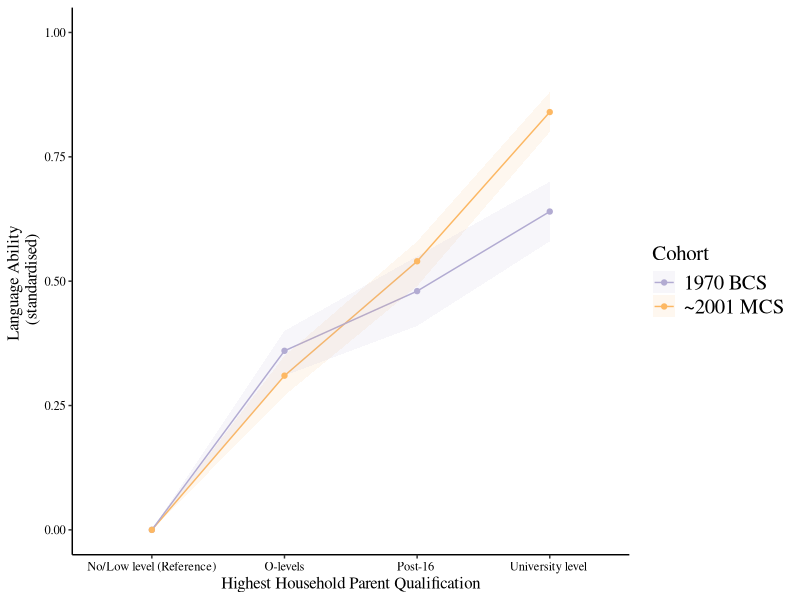
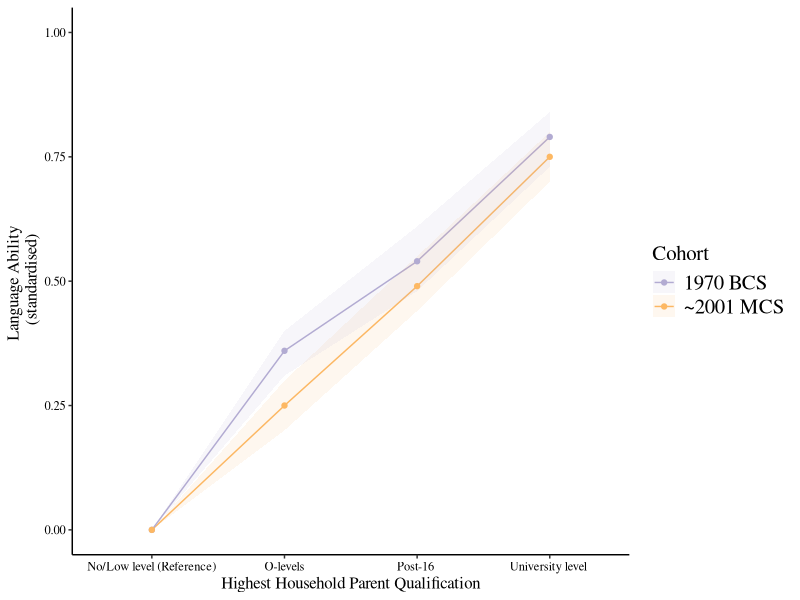
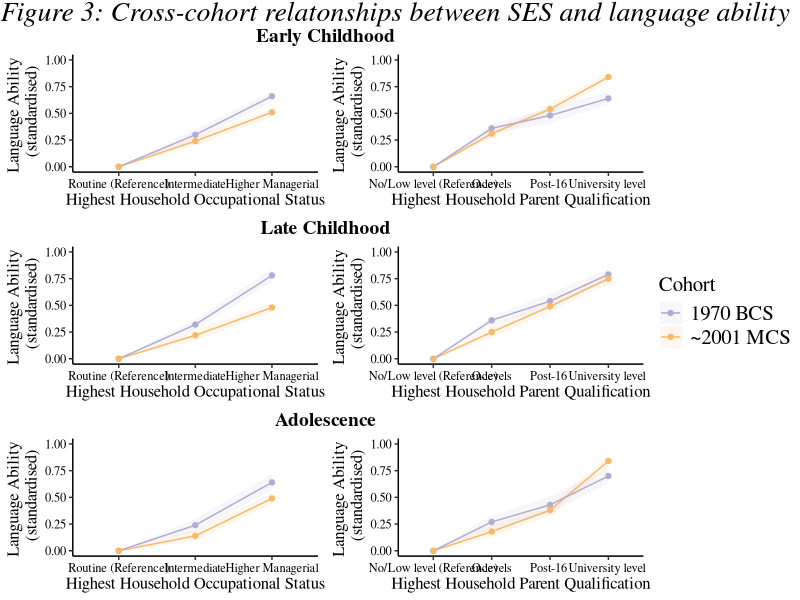

These charts were generated, in order, by the following R code:
#cross cohort plots for each age.
library(ggplot2)
library(ggpubr)
#education

#age 5
education_age5 <- data.frame(
  educational_attainment = factor(c("No/Low level (Reference)", "O-levels", "Post-16 ", "University level "), 
                                  levels=c("No/Low level (Reference)", "O-levels", "Post-16 ", "University level ")),
  language = c(0,  0.36, 0.48, 0.64,
               0,   0.31, 0.54, 0.84
  ),
  lower_ci_education = c( 0, 0.31, 0.41, 0.58, 
                          0, 0.27, 0.49 , 0.80
  ),
  upper_ci_education = c(0, 0.40, 0.55, 0.70 ,
                         0,  0.35, 0.58,  0.88
  ),
  cohort = factor(c(
    "1970 BCS", "1970 BCS", "1970 BCS", "1970 BCS",
    "~2001 MCS", "~2001 MCS" ,"~2001 MCS", "~2001 MCS"
    
  )
  ))


education_age5_plot <- ggplot(data=education_age5, aes(x=educational_attainment, y=language, group=cohort)) +
  geom_line(aes(color=cohort)) +
  geom_ribbon(data=education_age5,aes(ymin=lower_ci_education,ymax=upper_ci_education, fill=cohort),  alpha=0.1 ) + 
  geom_point(aes(color=cohort)) +
  scale_color_manual(name="Cohort", values=c( "#B2ABD2", "#FDB863"), limits=c( "1970 BCS", "~2001 MCS")) +
  scale_fill_manual(name="Cohort", values=c( "#B2ABD2", "#FDB863"), limits=c( "1970 BCS", "~2001 MCS"))+
  labs( x = "Highest Household Parent Qualification", y = "Language Ability \n (standardised)", size = 7) + ylim(0, 1) +
  theme_classic()+
  theme(axis.text = element_text(size=9, family = "Times", colour = "black"), axis.title = element_text(size=12, family = "Times"))+
  theme(legend.text = element_text(size=15, family="Times"), legend.title = element_text(size=15, family="Times"))

  #annotate("text", x=1.9, y=.38, label=".36", colour= "#B2ABD2", size=2.5) +
  #annotate("text", x=3, y=.43, label=".48", colour= "#B2ABD2", size=2.5)+
  #annotate("text", x=4.1, y=.67, label=".65", colour= "#B2ABD2", size=2.5)+
  #annotate("text", x=2, y=.26, label=".30", colour= "#FDB863", size=2.5) +
  #annotate("text", x=2.9, y=.55, label=".53", colour= "#FDB863", size=2.5)+
  #annotate("text", x=4.1, y=.85, label=".83", colour= "#FDB863", size=2.5)



print(education_age5_plot)


#cross cohort plots for each age.

#education

#age 10/11
education_age10 <- data.frame(
  educational_attainment = factor(c("No/Low level (Reference)", "O-levels", "Post-16 ", "University level "), 
                                  levels=c("No/Low level (Reference)", "O-levels", "Post-16 ", "University level ")),
  language = c( 0,  0.36,0.54, 0.79 ,
                0,   0.25, 0.49 ,0.75   
  ),
  lower_ci_education = c( 0, 0.31, 0.48, 0.73, 
                          0,0.20  , 0.44  , 0.70
  ),
  upper_ci_education = c(0,  0.40, 0.61, 0.84,  
                         0,   0.30, 0.55  , 0.80
  ),
  cohort = factor(c(
    "1970 BCS", "1970 BCS", "1970 BCS", "1970 BCS",
    "~2001 MCS", "~2001 MCS" ,"~2001 MCS", "~2001 MCS"
    
  )
  ))


education_age10_plot <- ggplot(data=education_age10, aes(x=educational_attainment, y=language, group=cohort)) +
  geom_line(aes(color=cohort)) +
  geom_ribbon(data=education_age10,aes(ymin=lower_ci_education,ymax=upper_ci_education, fill=cohort),  alpha=0.1 ) + 
  geom_point(aes(color=cohort)) +
  scale_color_manual(name="Cohort", values=c(  "#B2ABD2", "#FDB863"), limits=c( "1970 BCS", "~2001 MCS")) +
  scale_fill_manual(name="Cohort", values=c( "#B2ABD2", "#FDB863"), limits=c( "1970 BCS", "~2001 MCS"))+
  labs( x = "Highest Household Parent Qualification", y = "Language Ability \n (standardised)", size = 7) + ylim(0, 1) +
  theme_classic()+
  theme(axis.text = element_text(size=9, family = "Times", colour = "black"), axis.title = element_text(size=12, family = "Times"))+
  theme(legend.text = element_text(size=15, family="Times"), legend.title = element_text(size=15, family="Times"))

  #annotate("text", x=1.9, y=.38, label=".36", colour= "#B2ABD2", size=2.5) +
  #annotate("text", x=2.9, y=.57, label=".55", colour= "#B2ABD2", size=2.5)+
  #annotate("text", x=4.1, y=.81, label=".79", colour= "#B2ABD2", size=2.5)+
  #annotate("text", x=1.9, y=.26, label=".24", colour= "#FDB863", size=2.5) +
  #annotate("text", x=2.9, y=.50, label=".48", colour= "#FDB863", size=2.5)+
  #annotate("text", x=4.1, y=.75, label=".75", colour= "#FDB863", size=2.5)



print(education_age10_plot)



#age 16/14
education_age16 <- data.frame(
  educational_attainment = factor(c("No/Low level (Reference)", "O-levels", "Post-16 ", "University level "), levels=c("No/Low level (Reference)", "O-levels", "Post-16 ", "University level ")),
  language = c( 0, 0.27, 0.43, 0.70,
                0, 0.18 , 0.38 ,  0.84  
  ),
  lower_ci_education = c( 0,  0.20, 0.35, 0.63 ,
                          0, 0.13 , 0.33 ,  0.78 
  ),
  upper_ci_education = c(0, 0.33, 0.51, 0.77,
                         0, 0.24, 0.43, 0.89
  ),
  cohort = factor(c(
    "1970 BCS", "1970 BCS", "1970 BCS", "1970 BCS",
    "~2001 MCS", "~2001 MCS" ,"~2001 MCS", "~2001 MCS"
    
  )
  ))


education_age16_plot <- ggplot(data=education_age16, aes(x=educational_attainment, y=language, group=cohort)) +
  geom_line(aes(color=cohort)) +
  geom_ribbon(data=education_age16,aes(ymin=lower_ci_education,ymax=upper_ci_education, fill=cohort),  alpha=0.1 ) + 
  geom_point(aes(color=cohort)) +
  scale_color_manual(name="Cohort", values=c( "#B2ABD2", "#FDB863"), limits=c( "1970 BCS", "~2001 MCS")) +
  scale_fill_manual(name="Cohort", values=c( "#B2ABD2", "#FDB863"), limits=c( "1970 BCS", "~2001 MCS"))+
  labs( x = "Highest Household Parent Qualification", y = "Language Ability \n (standardised)", size = 7) + ylim(0, 1) +
  theme_classic() +
  theme(axis.text = element_text(size=9, family = "Times", colour = "black"), axis.title = element_text(size=12, family = "Times"))+
  theme(legend.text = element_text(size=15, family="Times"), legend.title = element_text(size=15, family="Times"))

  #annotate("text", x=1.9, y=.28, label=".27", colour= "#B2ABD2", size=2.5) +
  #annotate("text", x=2.9, y=.45, label=".44", colour= "#B2ABD2", size=2.5)+
  #annotate("text", x=4.1, y=.72, label=".71", colour= "#B2ABD2", size=2.5)+
  #annotate("text", x=1.9, y=.19, label=".18", colour= "#FDB863", size=2.5) +
  #annotate("text", x=2.9, y=.39, label=".38", colour= "#FDB863", size=2.5)+
  #annotate("text", x=4.1, y=.85, label=".83", colour= "#FDB863", size=2.5)


education_plots <- ggarrange(education_age5_plot, education_age10_plot, education_age16_plot,
                             labels = c("Early Childhood", "Late Childhood", "Adolescence"), 
                             #label.x=0, label.y=0,
                             font.label = list(size = 13, color = "black", face="italic", family="Times"),
                             hjust= -1,
                             vjust=1.8,
          ncol =1, nrow=3,  align = c( "hv"),
          common.legend = TRUE, legend = "right") 



#occupation plots
#Age 5
occupation_age5 <- data.frame(
  occupational_status = factor(c("Routine (Reference)", "Intermediate", "Higher Managerial"), levels=c("Routine (Reference)", "Intermediate", "Higher Managerial")),
  language = c(0, 0.30, 0.66, 
               0, 0.24,   0.51
               
  ),
  lower_ci_occupation = c(  0, 0.25, 0.61 ,
                            0, 0.20,0.47
                            
  ),
  upper_ci_occupation = c(0, 0.35, 0.71, 
                          0, 0.28, 0.54
                          
                          
  ),
  cohort = factor(c(
    "1970 BCS", "1970 BCS", "1970 BCS", 
    "~2001 MCS", "~2001 MCS" ,"~2001 MCS"
    
  )
  ))

occupation_age5_plot <- ggplot(data=occupation_age5, aes(x=occupational_status, y=language, group=cohort)) +
  geom_line(aes(color=cohort)) +
  geom_ribbon(data=occupation_age5,aes(ymin=lower_ci_occupation,ymax=upper_ci_occupation, fill=cohort),  alpha=0.1 ) + 
  geom_point(aes(color=cohort)) +
  scale_color_manual(name="Cohort", values=c( "#B2ABD2", "#FDB863"), limits=c( "1970 BCS","~2001 MCS")) +
  scale_fill_manual(name="Cohort", values=c( "#B2ABD2", "#FDB863"), limits=c( "1970 BCS", "~2001 MCS"))+
  labs( x = "Highest Household Occupational Status", y = "Language Ability \n (standardised)", size = 7) + ylim(0, 1) +
  theme_classic() +
  theme(axis.text = element_text(size=9, family = "Times", colour = "black"), axis.title = element_text(size=12, family = "Times"))+
  theme(legend.text = element_text(size=15, family="Times"), legend.title = element_text(size=15, family="Times"))

  #annotate("text", x=2, y=.36, label=".32", colour= "#B2ABD2", size=2.5) +
  #annotate("text", x=3.1, y=.75, label=".70", colour= "#B2ABD2", size=2.5)+
  #annotate("text", x=2, y=.20, label=".24", colour= "#FDB863", size=2.5) +
  #annotate("text", x=3.1, y=.49, label=".51", colour= "#FDB863", size=2.5)
  

#age 10/11
occupation_age10 <- data.frame(
  occupational_status = factor(c("Routine (Reference)", "Intermediate", "Higher Managerial"), levels=c("Routine (Reference)", "Intermediate", "Higher Managerial")),
  language = c(0, 0.32 ,0.78,
               0, 0.22,  0.48
                
  ),
  lower_ci_occupation = c(   0,  0.27, 0.72,
                             0, 0.17,  0.44
                            
  ),
  upper_ci_occupation = c(0, 0.37 ,0.84,  
                          0,   0.27, 0.52
                         
                          
  ),
  cohort = factor(c(
    "1970 BCS", "1970 BCS", "1970 BCS", 
    "~2001 MCS", "~2001 MCS" ,"~2001 MCS"
    
  )
  ))

occupation_age10_plot <- ggplot(data=occupation_age10, aes(x=occupational_status, y=language, group=cohort)) +
  geom_line(aes(color=cohort)) +
  geom_ribbon(data=occupation_age10,aes(ymin=lower_ci_occupation,ymax=upper_ci_occupation, fill=cohort),  alpha=0.1 ) + 
  geom_point(aes(color=cohort)) +
  scale_color_manual(name="Cohort", values=c( "#B2ABD2", "#FDB863"), limits=c( "1970 BCS", "~2001 MCS")) +
  scale_fill_manual(name="Cohort", values=c( "#B2ABD2", "#FDB863"), limits=c( "1970 BCS", "~2001 MCS"))+
  labs( x = "Highest Household Occupational Status", y = "Language Ability \n (standardised)", size = 7) + ylim(0, 1) +
  theme_classic()+
  theme(axis.text = element_text(size=9, family = "Times", colour = "black"), axis.title = element_text(size=12, family = "Times"))+
  theme(legend.text = element_text(size=15, family="Times"), legend.title = element_text(size=15, family="Times"))

  #annotate("text", x=2, y=.37, label=".32", colour= "#B2ABD2", size=2.5) +
  #annotate("text", x=3.1, y=.81, label=".79", colour= "#B2ABD2", size=2.5)+
  #annotate("text", x=2, y=.18, label=".22", colour= "#FDB863", size=2.5) +
  #annotate("text", x=3.1, y=.49, label=".48", colour= "#FDB863", size=2.5)


#Age 14/16
occupation_age16 <- data.frame(
  occupational_status = factor(c("Routine (Reference)", "Intermediate", "Higher Managerial"), levels=c("Routine (Reference)", "Intermediate", "Higher Managerial")),
  language = c( 0,0.24, 0.64, 
                0, 0.14 , 0.49  
               
  ),
  lower_ci_occupation = c( 0, 0.18, 0.57 ,
                           0, 0.09 ,0.44
                            
  ),
  upper_ci_occupation = c(0, 0.30, 0.72, 
                          0, 0.19, 0.54 
                          
                          
  ),
  cohort = factor(c(
    "1970 BCS", "1970 BCS", "1970 BCS", 
    "~2001 MCS", "~2001 MCS" ,"~2001 MCS"
    
  )
  ))

occupation_age16_plot <- ggplot(data=occupation_age16, aes(x=occupational_status, y=language, group=cohort)) +
  geom_line(aes(color=cohort)) +
  geom_ribbon(data=occupation_age16,aes(ymin=lower_ci_occupation,ymax=upper_ci_occupation, fill=cohort),  alpha=0.1 ) + 
  geom_point(aes(color=cohort)) +
  scale_color_manual(name="Cohort", values=c( "#B2ABD2", "#FDB863"), limits=c( "1970 BCS", "~2001 MCS")) +
  scale_fill_manual(name="Cohort", values=c( "#B2ABD2", "#FDB863"), limits=c( "1970 BCS", "~2001 MCS"))+
  labs( x = "Highest Household Occupational Status", y = "Language Ability \n (standardised)", size = 7) + ylim(0, 1) +
  theme_classic()+
  theme(axis.text = element_text(size=9, family = "Times", colour = "black"), axis.title = element_text(size=12, family = "Times"))+
  theme(legend.text = element_text(size=15, family="Times"), legend.title = element_text(size=15, family="Times"))

  #annotate("text", x=2, y=.29, label=".25", colour= "#B2ABD2", size=2.5) +
  #annotate("text", x=3.1, y=.65, label=".64", colour= "#B2ABD2", size=2.5)+
  #annotate("text", x=2, y=.11, label=".15", colour= "#FDB863", size=2.5) +
  #annotate("text", x=3.1, y=.50, label=".50", colour= "#FDB863", size=2.5)


occupation_plots <- ggarrange(occupation_age5_plot, occupation_age10_plot, occupation_age16_plot,
                             labels = c("Early Childhood", "Late Childhood", "Adolescence"), 
                             #label.x=0, label.y=0,
                             font.label = list(size = 13, color = "black", face="italic", family="Times"),
                             hjust= -1,
                             vjust=1.8,
                             ncol =1, nrow=3,  align = c( "hv"),
                             common.legend = TRUE, legend = "right") 


early_childhood = ggarrange(occupation_age5_plot, education_age5_plot, 
                             #labels = c("Early Childhood"), 
                             #hjust = -3, 
                             #font.label = list(size = 7, color = "black", face="bold" ),
                             ncol =2, nrow=1,  align = c( "hv"),
                             common.legend = TRUE, legend = "none") 
#earlyChildhood = early_childhood + rremove("legend")

early_childhood1 = annotate_figure(early_childhood,
                top = text_grob("Early Childhood", color="black", face="bold", size=14, family="Times"))



late_childhood = ggarrange(occupation_age10_plot, education_age10_plot, 
                            #labels = c("Early Childhood"), 
                            #hjust = -3, 
                            #font.label = list(size = 7, color = "black", face="bold" ),
                            ncol =2, nrow=1,  align = c( "hv"),
                            common.legend = TRUE, legend = "none")
late_childhood1= annotate_figure(late_childhood,
                top = text_grob("Late Childhood", color="black", face="bold", size=14, family="Times"))

adolescence= ggarrange(occupation_age16_plot, education_age16_plot, 
                           #labels = c("Early Childhood"), 
                           #hjust = -3, 
                           #font.label = list(size = 7, color = "black", face="bold" ),
                           ncol =2, nrow=1,  align = c( "hv"),
                           common.legend = TRUE, legend = "none")
adolescence1= annotate_figure(adolescence,
                top = text_grob("Adolescence", color="black", face="bold", size=14, family="Times"))

combined_plot= ggarrange(early_childhood1, late_childhood1, adolescence1, 
          #labels = c("Early Childhood", "", "Late Childhood","", "Adolescence", ""), 
          #hjust = -7, 
          #font.label = list(size = 7, color = "black", face="bold" ),
          ncol =1, nrow=3,  align = c( "hv"),
          legend.grob = get_legend(education_age5_plot), legend="right")
          


p =combined_plot + ggtitle("Figure 3: Cross-cohort relatonships between SES and language ability")

p1= p+ theme(plot.title = element_text(face="italic", size=20, family ="Times",hjust = 0.05))

ggsave("cross-cohort.png", p1, width=12.8, height=14.3, units= "in" ,dpi=300)
#annotate_figure(combined_plot, top = text_grob("Early Childhood Language", face="bold", size=12))
                




